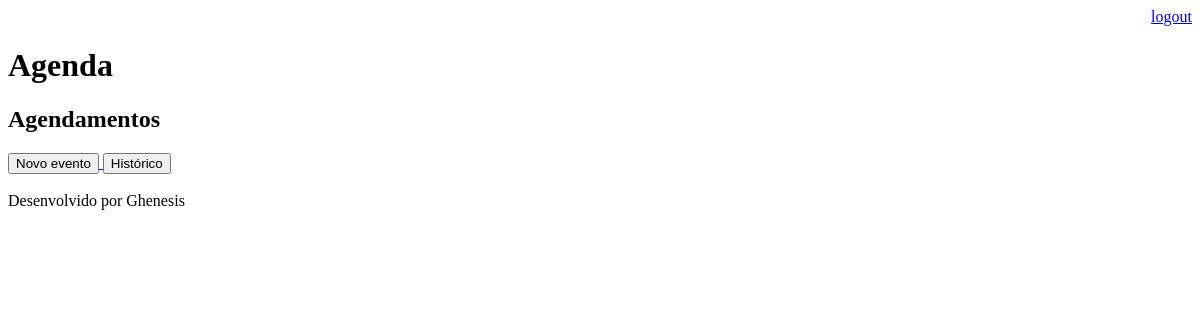
Page /agenda/ (signed in) on the earlier database version.
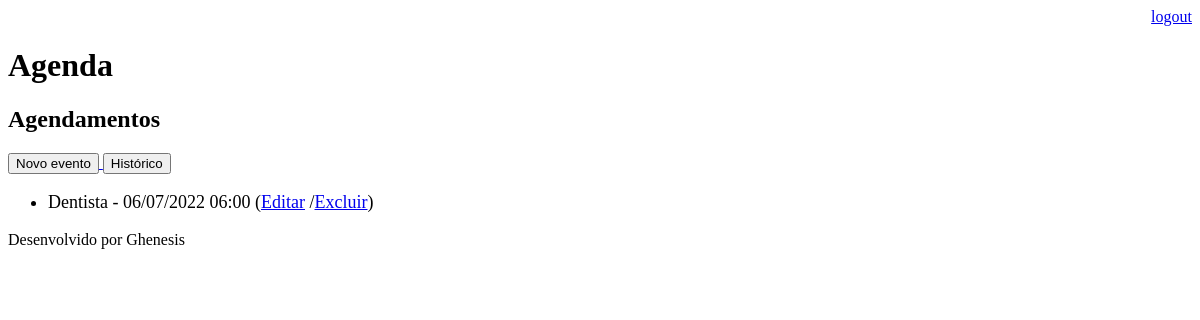
Same page on the later database version.
### core/models.py (models this page shows, shortened)
class Evento(models.Model):
    titulo = models.CharField(max_length = 100)
    descricao = models.TextField(blank = True, null = True)
    data_evento = models.DateTimeField(verbose_name = 'Data do evento')
    data_criacao = models.DateTimeField(auto_now = True)
    usuario = models.ForeignKey(User, on_delete = models.CASCADE)
    class Meta():
        db_table = 'evento'
    def get_data_evento(self):
        return self.data_evento.strftime('%d/%m/%Y %H:%M')
    def get_evento_atrasado(self):
        if self.data_evento < datetime.now():
            return True
        return False
    def get_evento_proximo(self):
        atraso = self.data_evento - datetime.now()
        if atraso > timedelta(hours=0) and atraso <= timedelta(hours=1):
            return True
        return False

### core/views.py (the view)
# urls.py: path('agenda/', views.lista_eventos),
@login_required(login_url='/login/')
def lista_eventos(request):
    usuario = request.user
    data_atual = datetime.now() - timedelta(hours=1)
    evento = Evento.objects.filter(usuario=usuario,
                                    data_evento__gt=data_atual)
    dados = {'eventos':evento}
    return render(request, 'agenda.html', dados)

### templates/agenda.html (shortened to what this page needs)
{% extends "model-page.html" %}
{% block content %}
    <h2>Agendamentos</h2>
    <a href = "evento/">
        <button type="button">Novo evento</button>
    </a><a href="historico/">
        <button type="button">Histórico</button>
    </a>
    <ul style="font-size: 18px;">
        {% for evento in eventos %}
            <li>
                <div style >
                    {{evento.titulo}} - {{evento.get_data_evento}}
                    (<a href="evento/?id={{evento.id}}">Editar</a>
                    /<a href="evento/delete/{{evento.id}}/">Excluir</a>)
                </div>
            </li>
        {% endfor %}
    </ul>
{%endblock %}

Differences in the rows shown:
added Evento: titulo "Dentista", get_data_evento "06/07/2022 06:00"
